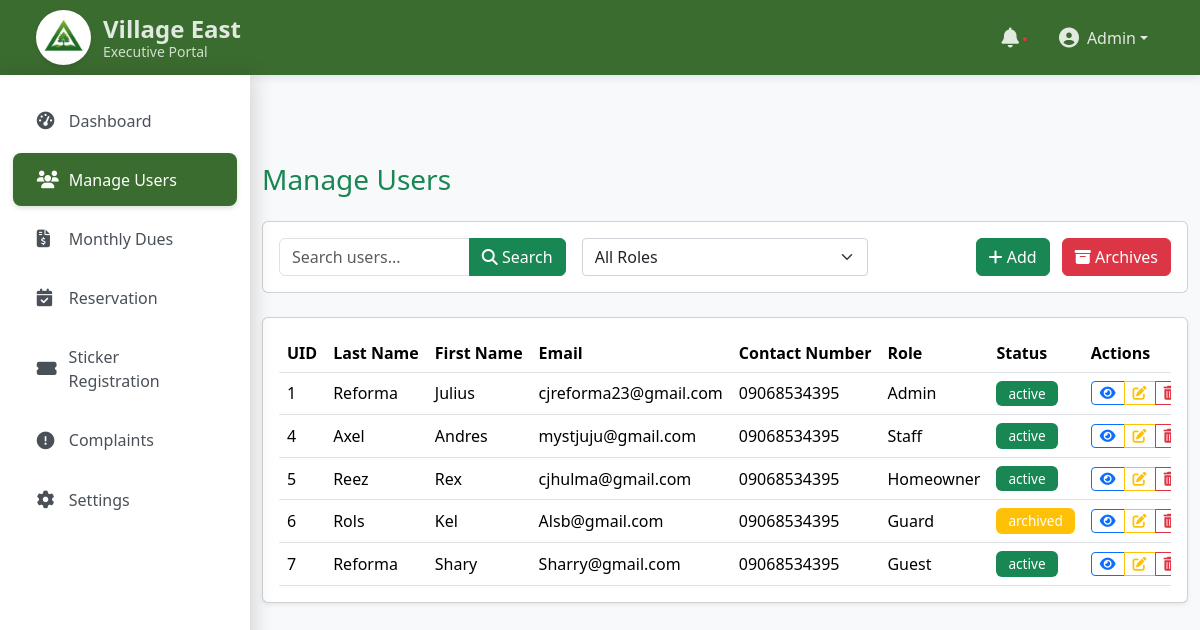
Screenshot of /1Admin/admin_manageuser.php with the database file from the repository.
### tables this page shows
CREATE TABLE `users` (
  `id` int(11) NOT NULL,
  `first_name` varchar(50) NOT NULL,
  `last_name` varchar(50) NOT NULL,
  `email` varchar(100) NOT NULL,
  `password` varchar(255) NOT NULL,
  `phone_num` varchar(20) DEFAULT NULL,
  `role` enum('Admin','Staff','Homeowner','Guard','Guest') NOT NULL,
  `address` text DEFAULT NULL,
  `gender` enum('Male','Female','Other') NOT NULL,
  `status` enum('active','archived','suspended') DEFAULT 'active',
  `created_at` timestamp NOT NULL DEFAULT current_timestamp(),
  `updated_at` timestamp NOT NULL DEFAULT current_timestamp() ON UPDATE current_timestamp(),
  `img` varchar(255) DEFAULT NULL
);

### 1Admin/admin_manageuser.php (the view, shortened to what this page needs)
<?php include('../inc/admin_header.php')?>
<div class="container-fluid py-4" style="margin-left: 250px; width: calc(100% - 250px);">
    <div class="row align-items-center mb-4">
        <div class="col">
            <h1 class="h3 mb-0 text-success">Manage Users</h1>
        </div>
    </div>
    <div class="card mb-4">
        <div class="card-body">
            <div class="row g-3 align-items-center">
                <div class="col-md-4">
                    <div class="input-group">
                        <input type="search" class="form-control" placeholder="Search users...">
                        <button class="btn btn-success" type="button">
                            <i class="fas fa-search"></i> Search
                        </button>
                    </div>
                </div>
                <div class="col-md-4">
                    <select class="form-select" id="roleFilter">
                        <option value="">All Roles</option>
                    </select>
                </div>
                <div class="col-md-4 text-md-end">
                    <button class="btn btn-success" type="button" data-bs-toggle="modal" data-bs-target="#add">
                        <i class="fas fa-plus"></i> Add
                    </button>
                    <a href="admin_archives.php" class="btn btn-danger ms-2">
                        <i class="fas fa-archive"></i> Archives
                    </a>
                </div>
            </div>
        </div>
    </div>
    <div class="card shadow-sm">
        <div class="card-body">
            <div class="table-responsive">
                <table class="table table-hover align-middle mb-0">
                    <thead class="bg-light">
                        <tr>
                            <th>UID</th>
                            <th>Last Name</th>
                            <th>First Name</th>
                            <th>Email</th>
                            <th>Contact Number</th>
                            <th>Role</th>
                            <th>Status</th>
                            <th>Actions</th>
                        </tr>
                    </thead>
                    <tbody>
                        <?php
                        $sql = "SELECT * FROM users";
                        $result = mysqli_query($conn, $sql);
                        if ($result && mysqli_num_rows($result) > 0) {
                            while ($row = mysqli_fetch_assoc($result)) {
                        ?>
                        <tr>
                            <td><?php echo $row["id"]; ?></td>
                            <td><?php echo $row["last_name"]; ?></td>
                            <td><?php echo $row["first_name"]; ?></td>
                            <td><?php echo $row["email"]; ?></td>
                            <td><?php echo $row["phone_num"]; ?></td>
                            <td><?php echo $row["role"]; ?></td>
                            <td>
                                <span class="badge <?php echo strtolower($row["status"]) == 'active' ? 'badge-active' : 'bg-warning'; ?>">
                                    <?php echo $row["status"]; ?>
                                </span>
                            </td>
                            <td>
                                <div class="btn-group">
                                    <button class="btn btn-sm btn-outline-primary" data-bs-toggle="modal" data-bs-target="#viewModal<?php echo $row['id']; ?>">
                                        <i class="fas fa-eye"></i>
                                    </button>
                                    <button class="btn btn-sm btn-outline-warning" data-bs-toggle="modal" data-bs-target="#editModal<?php echo $row['id']; ?>">
                                        <i class="fas fa-edit"></i>
                                    </button>
                                    <button type="button" class="btn btn-sm btn-outline-danger" data-bs-toggle="modal" data-bs-target="#deleteModal<?php echo $row['id']; ?>">
                                        <i class="fa fa-trash-alt"></i>
                                    </button>
                                </div>
                            </td>
                        </tr>
                        <?php
                            }
                        } else {
                            echo '<tr><td colspan="8" class="text-center py-4">No records found</td></tr>';
                        }
                        ?>
                    </tbody>
                </table>
            </div>
        </div>
    </div>
</div>
</body>
</html>

### inc/admin_header.php (style rules this page uses)
:root { --sidebar-width: 250px; --navbar-height: 75px; --primary-color: #3B6C2F; --primary-hover: #2d5324; --text-light: rgba(255,255,255,.85); --transition-speed: 0.3s; }
body { min-height: 100vh; overflow-x: hidden; background-color: #f8f9fa; font-family: 'Segoe UI', system-ui, -apple-system, sans-serif; }

### 1Admin/admin_manageuser.php (style rules this page uses)
body { overflow-x: hidden; }
.table th { white-space: nowrap; }
.badge-active { background-color: #198754 !important; color: white !important; }
.badge { padding: 6px 12px; font-weight: 500; font-size: 0.85em; }
.form-select { padding: 0.375rem 2.25rem 0.375rem 0.75rem; font-size: 1rem; font-weight: 400; line-height: 1.5; color: #212529; background-color: #fff; border: 1px solid #ced4da; border-radius: 0.25rem; transition: border-color .15s ease-in-out,box-shadow .15s ease-in-out; }
.btn-success { background-color: #198754; border-color: #198754; }
.text-success { color: #198754 !important; }

### rows the page displays
users: id "1", last_name "Reforma", first_name "Julius", email "cjreforma23@gmail.com", phone_num "09068534395", role "Admin", status "active"
users: id "4", last_name "Axel", first_name "Andres", email "mystjuju@gmail.com", phone_num "09068534395", role "Staff", status "active"
users: id "5", last_name "Reez", first_name "Rex", email "cjhulma@gmail.com", phone_num "09068534395", role "Homeowner", status "active"
users: id "6", last_name "Rols", first_name "Kel", email "Alsb@gmail.com", phone_num "09068534395", role "Guard", status "archived"
users: id "7", last_name "Reforma", first_name "Shary", email "Sharry@gmail.com", phone_num "09068534395", role "Guest", status "active"
